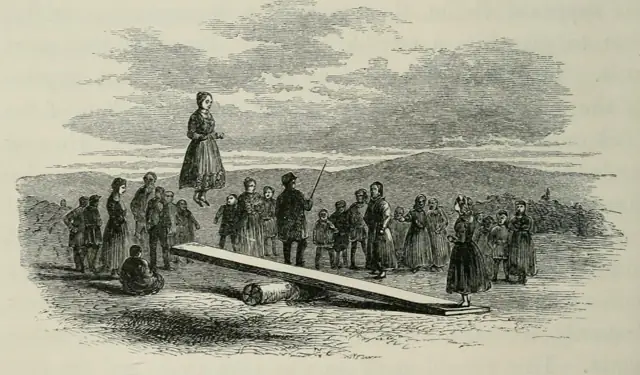
#> input picture img/ill/atkinson1858/atkinson1858-0085.webp, 640 x 375 px
$ python -i 08c_illustrations_gutenberg.py   (imports and definitions only)
#> lines starting #> are read from the running program, lines starting #| are printed output that depends on the picture
#> further down, picture is the input picture: PIL image 640x375 RGB; mean R, G, B 160.6, 160.4, 142.4
"""08c. Иллюстрации из HTML-изданий Project Gutenberg.

В отличие от сканов Internet Archive (08a), в HTML-изданиях Gutenberg изображения уже
вырезаны волонтёрами Distributed Proofreaders, а подписи набраны текстом. Программа:
1) находит в HTML все <img>, отбрасывает обложки, виньетки, буквицы и значки (по имени файла,
   alt-тексту и размеру изображения: короче 160 px по одной из сторон);
2) берёт подпись из блока рисунка (div.caption, figcaption, p.caption, <b> внутри p.figure,
   следующий абзац с классом caption), а если её нет — из alt, если alt не служебный;
3) номер страницы — по ближайшей предшествующей метке pagenum;
4) привязывает рисунок к абзацу корпуса: голосование 4-граммами по тексту соседних абзацев HTML;
5) сохраняет превью WebP (640 px по длинной стороне) в site_data/img/ill/{work}/.

Вход: ../raw_repos/{pg_id}/{pg_id}-h/*.htm, corpus/paragraphs.jsonl, data/works.csv.
Выход: data/illustrations_gutenberg.csv (те же поля, что у 08a, source=gutenberg).
"""
import csv, json, pathlib, re, collections
from bs4 import BeautifulSoup
from PIL import Image

ROOT = pathlib.Path(__file__).resolve().parents[1]
RAW = ROOT.parent / 'raw_repos'
OUT = ROOT / 'site_data' / 'img' / 'ill'
SKIP = re.compile(r'cover|title|deco|logo|signet|finis|enlarge|ornament|vignet|illo\.|tailpiece|headpiece|dropcap|initial|border|line\.|rule', re.I)
SKIP_ALT = re.compile(r'^(decorative|deco|logo|signet|cover|book cover|title|enlarge|ornament|illustration|image|picture|hand drawing|\d+\s*)$', re.I)
FIELDS = ['ill_id', 'work_id', 'ia', 'leaf', 'kind', 'caption', 'facing_page', 'pid', 'groups', 'thumb', 'thumb_w', 'thumb_h',
          'rotated', 'area', 'status', 'source', 'src_url']

def words(t): return re.findall(r'\w+', t.lower())
def shingles(t, n=4):
    w = words(t); return {' '.join(w[i:i + n]) for i in range(max(0, len(w) - n + 1))}

# [15 lines left out: function caption_of, not called in this run]

def split_plate(im):
    """Скан целой вклейки (у Гонт): фотографии — полосы строк с плотной «краской», подпись — текст под каждой (Tesseract)."""
    import numpy as np, subprocess, tempfile
    g = im.convert('L'); a = np.asarray(g).astype(float); bg = np.percentile(a, 90); rows = (a < bg - 55).mean(1)
#> after `g = im.convert('L')`:
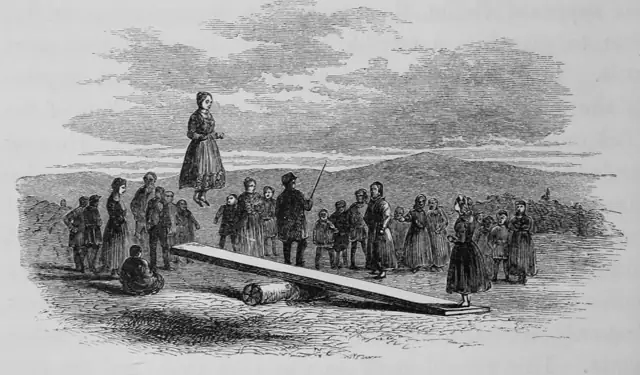
#> g: PIL image 640x375 L; min 0, max 236, mean 158.4
#> after `bg = np.percentile(a, 90)`: bg = 212
#> after `rows = (a < bg - 55).mean(1)`: rows = 375 values, max 0.908 at index 230, min 0 at index 0, mean 0.386
    seg, on = [], False
    for i, v in enumerate(list(rows) + [0]):
        if v > 0.25 and not on: s0, on = i, True
        elif v <= 0.25 and on:
            if i - s0 > 0.12 * len(rows): seg.append((s0, i))
            on = False
#> this loop made 376 passes
#> on on passes 108, 109, 110, 111, 112, 149, 155, 156, 162, 343: True, False, True, False, True, False, True, False, True, False
#> v on passes 1 to 6: 0, 0, 0, 0, 0.00469, 0
#> after the loop, on = False; s0 = 161; seg = [(161, 342)]
    out = []
    for k, (y0, y1) in enumerate(seg):
        y2 = seg[k + 1][0] if k + 1 < len(seg) else len(rows)
        crop = g.crop((0, y1, g.size[0], min(y2, y1 + int(0.12 * len(rows)))))
        with tempfile.NamedTemporaryFile(suffix='.png') as f:
            crop.save(f.name); txt = subprocess.run(['tesseract', f.name, '-', '--psm', '6'], capture_output=True, text=True).stdout
        txt = re.sub(r'\s+', ' ', re.split(r'See page|See p\.', txt)[0]).strip(' .,—-|')
        cols = (a[y0:y1] < bg - 55).mean(0); xs = [i for i, v in enumerate(cols) if v > 0.2]
        box = (max(0, xs[0] - 4), y0, min(g.size[0], xs[-1] + 4), y1) if xs else (0, y0, g.size[0], y1)
        out.append((im.crop(box), txt))
#> this loop made 1 pass
#> (y0, y1, y2) on pass 1: (161, 342, 375)
#> pass 1, in split_plate, `crop = g.crop((0, y1, g.size[0], min(y2, y1 + int(0.12 * len(rows)))))`:
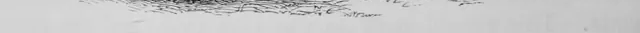
#> crop: PIL image 640x33 L; min 21, max 233, mean 201.3
#> after the loop, out = []
    return out

# [62 lines left out: functions kind_of, main, not called in this run]

# [2 lines not run here, left out]

>>> from PIL import Image
>>> picture = Image.open('../../img/ill/atkinson1858/atkinson1858-0085.webp')
#> (the run stopped early here; a loop or call above may not have finished)

$ run again, on img/ill/atkinson1860/atkinson1860-0130.webp
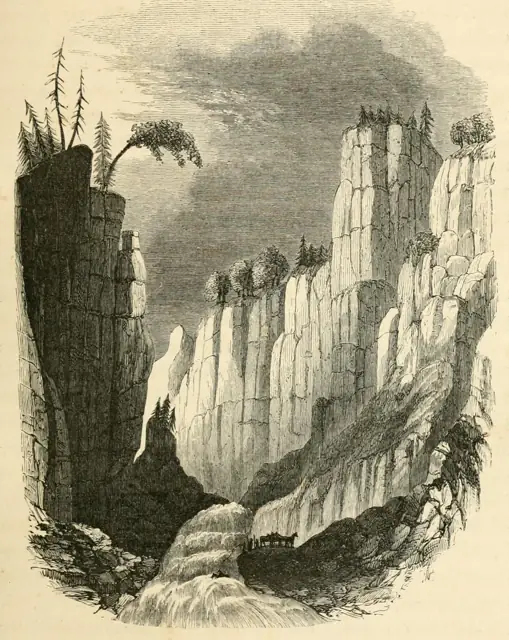
#> input picture img/ill/atkinson1860/atkinson1860-0130.webp, 509 x 640 px
#> picture is the input picture: PIL image 509x640 RGB; mean R, G, B 161.7, 154.5, 127.3
#> in split_plate, `g = im.convert('L')`:
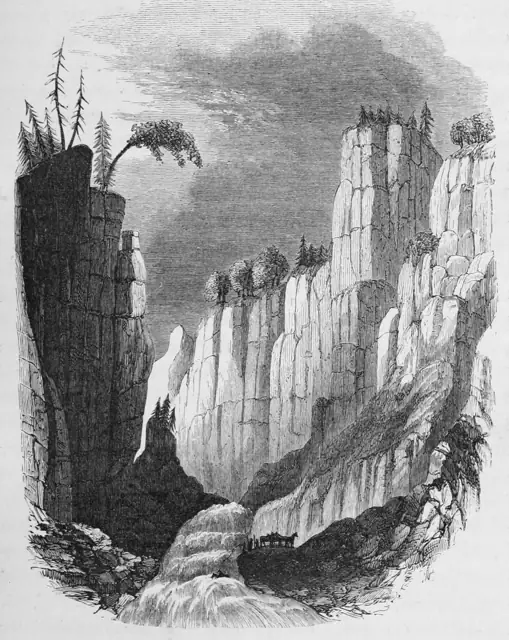
#> g: PIL image 509x640 L; min 6, max 252, mean 153.6
#> bg = 229
#> rows = 640 values, max 0.845 at index 473, min 0 at index 0, mean 0.56
#> the loop in split_plate, `for i, v in enumerate(list(rows) + [0]):` made 641 passes
#> (v, s0, on) on pass 53: (0.291, 52, True)
#> after the loop in split_plate, `for i, v in enumerate(list(rows) + [0]):`: on = False; s0 = 52; seg = [(52, 615)]
#> the loop in split_plate, `for k, (y0, y1) in enumerate(seg):` made 1 pass
#> (y0, y1, y2) on pass 1: (52, 615, 640)
#> pass 1, in split_plate, `crop = g.crop((0, y1, g.size[0], min(y2, y1 + int(0.12 * len(rows)))))`:
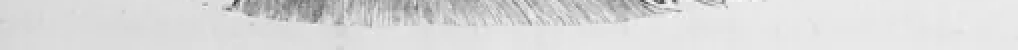
#> crop: PIL image 509x25 L (shown 2 times larger); min 52, max 250, mean 218.5
#> after the loop in split_plate, `for k, (y0, y1) in enumerate(seg):`: out = []
